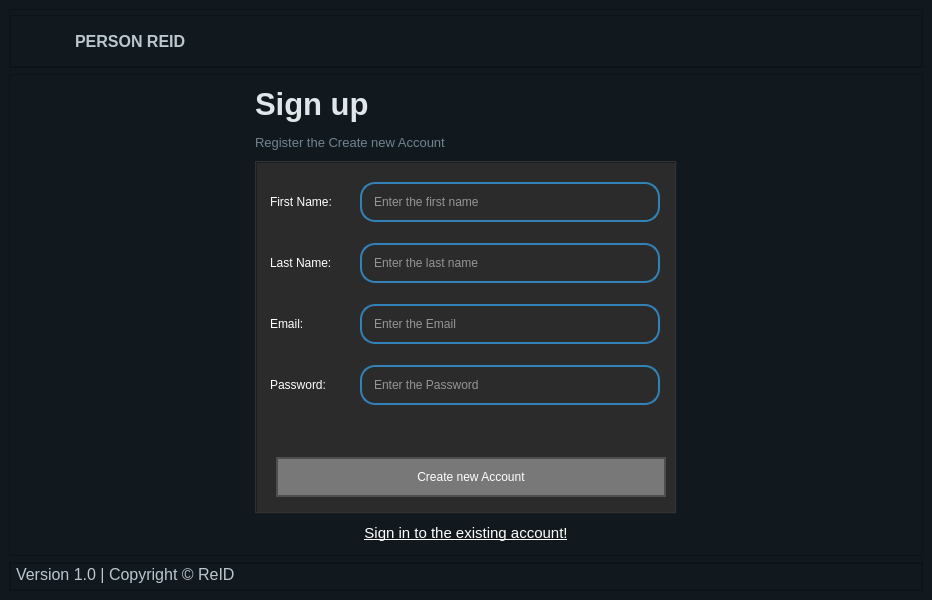
<?xml version="1.0" encoding="UTF-8"?>
<ui version="4.0">
 <class>MainWindow</class>
 <widget class="QMainWindow" name="MainWindow">
  <property name="geometry">
   <rect>
    <x>0</x>
    <y>0</y>
    <width>932</width>
    <height>600</height>
   </rect>
  </property>
  <property name="windowTitle">
   <string>MainWindow</string>
  </property>
  <property name="styleSheet">
   <string notr="true">background-color:rgb(17, 25, 31)</string>
  </property>
  <widget class="QWidget" name="centralwidget">
   <layout class="QVBoxLayout" name="verticalLayout_4">
    <item>
     <widget class="QFrame" name="Header">
      <property name="styleSheet">
       <string notr="true">color: rgb(245, 245, 245);</string>
      </property>
      <property name="frameShape">
       <enum>QFrame::StyledPanel</enum>
      </property>
      <property name="frameShadow">
       <enum>QFrame::Raised</enum>
      </property>
      <layout class="QHBoxLayout" name="horizontalLayout_11">
       <property name="spacing">
        <number>0</number>
       </property>
       <property name="leftMargin">
        <number>0</number>
       </property>
       <property name="topMargin">
        <number>5</number>
       </property>
       <property name="rightMargin">
        <number>0</number>
       </property>
       <property name="bottomMargin">
        <number>0</number>
       </property>
       <item>
        <widget class="QFrame" name="left_header">
         <property name="styleSheet">
          <string notr="true">color: rgb(187, 198, 206);</string>
         </property>
         <property name="frameShape">
          <enum>QFrame::StyledPanel</enum>
         </property>
         <property name="frameShadow">
          <enum>QFrame::Raised</enum>
         </property>
         <layout class="QHBoxLayout" name="horizontalLayout_7">
          <property name="spacing">
           <number>0</number>
          </property>
          <property name="leftMargin">
           <number>5</number>
          </property>
          <property name="topMargin">
           <number>0</number>
          </property>
          <property name="rightMargin">
           <number>0</number>
          </property>
          <property name="bottomMargin">
           <number>0</number>
          </property>
          <item>
           <layout class="QHBoxLayout" name="horizontalLayout_6">
            <item>
             <widget class="QLabel" name="label_2">
              <property name="sizePolicy">
               <sizepolicy hsizetype="Preferred" vsizetype="Preferred">
                <horstretch>0</horstretch>
                <verstretch>0</verstretch>
               </sizepolicy>
              </property>
              <property name="minimumSize">
               <size>
                <width>50</width>
                <height>50</height>
               </size>
              </property>
              <property name="maximumSize">
               <size>
                <width>50</width>
                <height>50</height>
               </size>
              </property>
              <property name="midLineWidth">
               <number>0</number>
              </property>
              <property name="text">
               <string/>
              </property>
              <property name="pixmap">
               <pixmap resource="images/source.qrc">:/source/cam logo 1.png</pixmap>
              </property>
              <property name="scaledContents">
               <bool>true</bool>
              </property>
             </widget>
            </item>
            <item>
             <widget class="QLabel" name="label_3">
              <property name="font">
               <font>
                <pointsize>12</pointsize>
                <weight>75</weight>
                <bold>true</bold>
               </font>
              </property>
              <property name="styleSheet">
               <string notr="true">margin: 5px;</string>
              </property>
              <property name="text">
               <string>PERSON REID</string>
              </property>
             </widget>
            </item>
            <item>
             <spacer name="horizontalSpacer_4">
              <property name="orientation">
               <enum>Qt::Horizontal</enum>
              </property>
              <property name="sizeHint" stdset="0">
               <size>
                <width>40</width>
                <height>20</height>
               </size>
              </property>
             </spacer>
            </item>
           </layout>
          </item>
         </layout>
        </widget>
       </item>
      </layout>
     </widget>
    </item>
    <item>
     <widget class="QFrame" name="Main">
      <property name="styleSheet">
       <string notr="true"/>
      </property>
      <property name="frameShape">
       <enum>QFrame::StyledPanel</enum>
      </property>
      <property name="frameShadow">
       <enum>QFrame::Raised</enum>
      </property>
      <layout class="QHBoxLayout" name="horizontalLayout_12">
       <item>
        <spacer name="horizontalSpacer_2">
         <property name="orientation">
          <enum>Qt::Horizontal</enum>
         </property>
         <property name="sizeHint" stdset="0">
          <size>
           <width>175</width>
           <height>17</height>
          </size>
         </property>
        </spacer>
       </item>
       <item>
        <layout class="QVBoxLayout" name="verticalLayout">
         <item>
          <widget class="QLabel" name="label_10">
           <property name="minimumSize">
            <size>
             <width>150</width>
             <height>40</height>
            </size>
           </property>
           <property name="maximumSize">
            <size>
             <width>150</width>
             <height>40</height>
            </size>
           </property>
           <property name="font">
            <font>
             <pointsize>23</pointsize>
             <weight>75</weight>
             <bold>true</bold>
            </font>
           </property>
           <property name="styleSheet">
            <string notr="true">
color: rgb(225, 230, 235);</string>
           </property>
           <property name="text">
            <string>Sign up</string>
           </property>
           <property name="scaledContents">
            <bool>false</bool>
           </property>
          </widget>
         </item>
         <item>
          <widget class="QLabel" name="label_11">
           <property name="minimumSize">
            <size>
             <width>200</width>
             <height>25</height>
            </size>
           </property>
           <property name="maximumSize">
            <size>
             <width>200</width>
             <height>25</height>
            </size>
           </property>
           <property name="font">
            <font>
             <pointsize>10</pointsize>
            </font>
           </property>
           <property name="styleSheet">
            <string notr="true">color:rgb(115, 130, 140);</string>
           </property>
           <property name="text">
            <string>Register the Create new Account </string>
           </property>
          </widget>
         </item>
         <item>
          <widget class="QFrame" name="frame">
           <property name="styleSheet">
            <string notr="true">
background-color: rgb(43, 43, 43);

</string>
           </property>
           <property name="frameShape">
            <enum>QFrame::Box</enum>
           </property>
           <property name="frameShadow">
            <enum>QFrame::Raised</enum>
           </property>
           <property name="lineWidth">
            <number>1</number>
           </property>
           <layout class="QVBoxLayout" name="verticalLayout_2">
            <item>
             <layout class="QHBoxLayout" name="horizontalLayout">
              <item>
               <widget class="QLabel" name="label_9">
                <property name="minimumSize">
                 <size>
                  <width>50</width>
                  <height>0</height>
                 </size>
                </property>
                <property name="maximumSize">
                 <size>
                  <width>80</width>
                  <height>16777215</height>
                 </size>
                </property>
                <property name="styleSheet">
                 <string notr="true">color:rgb(255, 255, 255);
font: 75 12pt &quot;MS Shell Dlg 2&quot;;</string>
                </property>
                <property name="text">
                 <string>First Name:</string>
                </property>
               </widget>
              </item>
              <item>
               <widget class="QLineEdit" name="emailfield_2">
                <property name="minimumSize">
                 <size>
                  <width>300</width>
                  <height>50</height>
                 </size>
                </property>
                <property name="maximumSize">
                 <size>
                  <width>200</width>
                  <height>50</height>
                 </size>
                </property>
                <property name="styleSheet">
                 <string notr="true">background-color: transparent;
                border: 2px solid #4e4e50;
                border-radius: 15px;
                color:rgb(255, 255, 255);
               padding: 5px 10px;
                margin: 5px 0;
 border-color: #3282b8;

</string>
                </property>
                <property name="text">
                 <string/>
                </property>
                <property name="placeholderText">
                 <string>Enter the first name</string>
                </property>
                <property name="clearButtonEnabled">
                 <bool>false</bool>
                </property>
               </widget>
              </item>
             </layout>
            </item>
            <item>
             <layout class="QHBoxLayout" name="horizontalLayout_2">
              <item>
               <widget class="QLabel" name="label_12">
                <property name="minimumSize">
                 <size>
                  <width>50</width>
                  <height>0</height>
                 </size>
                </property>
                <property name="maximumSize">
                 <size>
                  <width>80</width>
                  <height>16777215</height>
                 </size>
                </property>
                <property name="styleSheet">
                 <string notr="true">color:rgb(255, 255, 255);
font: 75 12pt &quot;MS Shell Dlg 2&quot;;</string>
                </property>
                <property name="text">
                 <string>Last Name:</string>
                </property>
               </widget>
              </item>
              <item>
               <widget class="QLineEdit" name="emailfield_3">
                <property name="minimumSize">
                 <size>
                  <width>300</width>
                  <height>50</height>
                 </size>
                </property>
                <property name="maximumSize">
                 <size>
                  <width>200</width>
                  <height>50</height>
                 </size>
                </property>
                <property name="styleSheet">
                 <string notr="true">background-color: transparent;
                border: 2px solid #4e4e50;
                border-radius: 15px;
                color:rgb(255, 255, 255);
               padding: 5px 10px;
                margin: 5px 0;
 border-color: #3282b8;

</string>
                </property>
                <property name="text">
                 <string/>
                </property>
                <property name="placeholderText">
                 <string>Enter the last name</string>
                </property>
                <property name="clearButtonEnabled">
                 <bool>false</bool>
                </property>
               </widget>
              </item>
             </layout>
            </item>
            <item>
             <layout class="QHBoxLayout" name="horizontalLayout_8">
              <item>
               <widget class="QLabel" name="label_13">
                <property name="minimumSize">
                 <size>
                  <width>80</width>
                  <height>0</height>
                 </size>
                </property>
                <property name="maximumSize">
                 <size>
                  <width>80</width>
                  <height>16777215</height>
                 </size>
                </property>
                <property name="styleSheet">
                 <string notr="true">color:rgb(255, 255, 255);
font: 75 12pt &quot;MS Shell Dlg 2&quot;;</string>
                </property>
                <property name="text">
                 <string>Email:</string>
                </property>
               </widget>
              </item>
              <item>
               <widget class="QLineEdit" name="emailfield">
                <property name="minimumSize">
                 <size>
                  <width>300</width>
                  <height>50</height>
                 </size>
                </property>
                <property name="maximumSize">
                 <size>
                  <width>200</width>
                  <height>50</height>
                 </size>
                </property>
                <property name="styleSheet">
                 <string notr="true">background-color: transparent;
                border: 2px solid #4e4e50;
                border-radius: 15px;
                color:rgb(255, 255, 255);
               padding: 5px 10px;
                margin: 5px 0;
 border-color: #3282b8;

</string>
                </property>
                <property name="text">
                 <string/>
                </property>
                <property name="placeholderText">
                 <string>Enter the Email</string>
                </property>
                <property name="clearButtonEnabled">
                 <bool>false</bool>
                </property>
               </widget>
              </item>
             </layout>
            </item>
            <item>
             <layout class="QHBoxLayout" name="horizontalLayout_9">
              <item>
               <widget class="QLabel" name="label_14">
                <property name="minimumSize">
                 <size>
                  <width>80</width>
                  <height>0</height>
                 </size>
                </property>
                <property name="maximumSize">
                 <size>
                  <width>80</width>
                  <height>16777215</height>
                 </size>
                </property>
                <property name="styleSheet">
                 <string notr="true">color:rgb(255, 255, 255);
font: 75 12pt &quot;MS Shell Dlg 2&quot;;</string>
                </property>
                <property name="text">
                 <string>Password:</string>
                </property>
               </widget>
              </item>
              <item>
               <widget class="QLineEdit" name="passwordfield">
                <property name="minimumSize">
                 <size>
                  <width>300</width>
                  <height>50</height>
                 </size>
                </property>
                <property name="maximumSize">
                 <size>
                  <width>200</width>
                  <height>50</height>
                 </size>
                </property>
                <property name="styleSheet">
                 <string notr="true">background-color: transparent;
                border: 2px solid #4e4e50;
                border-radius: 15px;
                color:rgb(255, 255, 255);
               padding: 5px 10px;
                margin: 5px 0;
 border-color: #3282b8;

</string>
                </property>
                <property name="text">
                 <string/>
                </property>
                <property name="placeholderText">
                 <string>Enter the Password</string>
                </property>
                <property name="clearButtonEnabled">
                 <bool>false</bool>
                </property>
               </widget>
              </item>
             </layout>
            </item>
            <item>
             <widget class="QLabel" name="error">
              <property name="minimumSize">
               <size>
                <width>0</width>
                <height>25</height>
               </size>
              </property>
              <property name="maximumSize">
               <size>
                <width>16777215</width>
                <height>25</height>
               </size>
              </property>
              <property name="styleSheet">
               <string notr="true">color:rgb(255, 0, 0);</string>
              </property>
              <property name="text">
               <string/>
              </property>
             </widget>
            </item>
            <item>
             <widget class="QPushButton" name="signup">
              <property name="minimumSize">
               <size>
                <width>400</width>
                <height>40</height>
               </size>
              </property>
              <property name="maximumSize">
               <size>
                <width>400</width>
                <height>16777215</height>
               </size>
              </property>
              <property name="styleSheet">
               <string notr="true">color:rgb(255, 255, 255);
font: 16pt &quot;MS Shell Dlg 2&quot;;
background-color: rgb(120, 120, 120);
   border: 2px solid #4e4e50;
margin-left:10px;
</string>
              </property>
              <property name="text">
               <string>Create new Account</string>
              </property>
             </widget>
            </item>
           </layout>
          </widget>
         </item>
         <item>
          <widget class="QPushButton" name="back">
           <property name="font">
            <font>
             <pointsize>11</pointsize>
             <underline>true</underline>
            </font>
           </property>
           <property name="styleSheet">
            <string notr="true">color: rgb(255, 255, 255);</string>
           </property>
           <property name="text">
            <string>Sign in to the existing account!</string>
           </property>
           <property name="checkable">
            <bool>false</bool>
           </property>
           <property name="default">
            <bool>false</bool>
           </property>
           <property name="flat">
            <bool>true</bool>
           </property>
          </widget>
         </item>
        </layout>
       </item>
       <item>
        <layout class="QHBoxLayout" name="horizontalLayout_10">
         <item>
          <spacer name="verticalSpacer_2">
           <property name="orientation">
            <enum>Qt::Vertical</enum>
           </property>
           <property name="sizeHint" stdset="0">
            <size>
             <width>20</width>
             <height>425</height>
            </size>
           </property>
          </spacer>
         </item>
         <item>
          <spacer name="horizontalSpacer_3">
           <property name="orientation">
            <enum>Qt::Horizontal</enum>
           </property>
           <property name="sizeHint" stdset="0">
            <size>
             <width>38</width>
             <height>48</height>
            </size>
           </property>
          </spacer>
         </item>
        </layout>
       </item>
      </layout>
     </widget>
    </item>
    <item>
     <widget class="QFrame" name="footer">
      <property name="styleSheet">
       <string notr="true">color: rgb(187, 198, 206);</string>
      </property>
      <property name="frameShape">
       <enum>QFrame::StyledPanel</enum>
      </property>
      <property name="frameShadow">
       <enum>QFrame::Raised</enum>
      </property>
      <layout class="QHBoxLayout" name="horizontalLayout_3">
       <property name="spacing">
        <number>0</number>
       </property>
       <property name="leftMargin">
        <number>0</number>
       </property>
       <property name="topMargin">
        <number>0</number>
       </property>
       <property name="rightMargin">
        <number>0</number>
       </property>
       <property name="bottomMargin">
        <number>0</number>
       </property>
       <item alignment="Qt::AlignBottom">
        <widget class="QFrame" name="left_footer_2">
         <property name="frameShape">
          <enum>QFrame::StyledPanel</enum>
         </property>
         <property name="frameShadow">
          <enum>QFrame::Raised</enum>
         </property>
         <layout class="QHBoxLayout" name="horizontalLayout_5">
          <property name="spacing">
           <number>0</number>
          </property>
          <property name="leftMargin">
           <number>5</number>
          </property>
          <property name="topMargin">
           <number>0</number>
          </property>
          <property name="rightMargin">
           <number>0</number>
          </property>
          <property name="bottomMargin">
           <number>5</number>
          </property>
          <item>
           <layout class="QHBoxLayout" name="horizontalLayout_4">
            <property name="spacing">
             <number>0</number>
            </property>
            <item>
             <widget class="QLabel" name="label">
              <property name="font">
               <font>
                <pointsize>12</pointsize>
               </font>
              </property>
              <property name="text">
               <string>Version 1.0 | Copyright © ReID</string>
              </property>
             </widget>
            </item>
            <item>
             <spacer name="horizontalSpacer">
              <property name="orientation">
               <enum>Qt::Horizontal</enum>
              </property>
              <property name="sizeHint" stdset="0">
               <size>
                <width>40</width>
                <height>20</height>
               </size>
              </property>
             </spacer>
            </item>
           </layout>
          </item>
         </layout>
        </widget>
       </item>
      </layout>
     </widget>
    </item>
   </layout>
  </widget>
 </widget>
 <resources>
  <include location="images/source.qrc"/>
  <include location="images/source.qrc"/>
 </resources>
 <connections/>
</ui>
